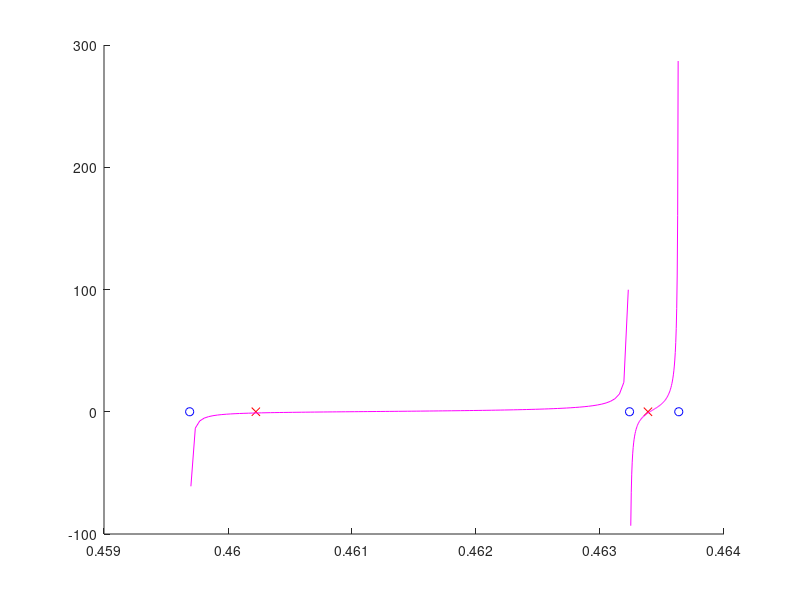

This figure's MATLAB source: (Note: this script raises an error after producing the figure.)
%% Section 2.2.1: Key Lemmas and identities
% This page contains simulations in Section 2.2.1.

%% Illustration of Lemma 2.9

clear; close all; clc; 

coeff = 2;
p = 200*coeff;
n = 500*coeff;

X = randn(p,n);

rng(828);
M = X*X'/n;
u = ones(p,1)/sqrt(p);
tau = 1;

M_plus = M + tau*(u*u');

[V_M, D_M] = eig(M);
d_M_plus = eig(M_plus);

eig_index = 100;
eig1 = D_M(eig_index,eig_index);
eig2 = D_M(eig_index+1,eig_index+1);
eig3 = D_M(eig_index+2,eig_index+2);


Tol = 1e-5;
func = @(lambda) tau*u'*( ( M - lambda*eye(p) )\u );
lambda_range_12 = linspace(eig1+Tol, eig2-Tol,100);
lambda_range_23 = linspace(eig2+Tol, eig3-Tol/2,100);


figure
hold on
p1 = plot(eig1,0,'bo');
plot(eig2,0,'bo')
plot(eig3,0,'bo')
p2 = plot(d_M_plus(eig_index),0,'rx');
plot(d_M_plus(eig_index+1),0,'rx')
p3 = plot(lambda_range_12, arrayfun(func,lambda_range_12),'m');
plot(lambda_range_23, arrayfun(func,lambda_range_23),'m')
yline(-1,'--k');
xline(eig1,'--k');
xline(eig2,'--k');
xline(eig3,'--k');

xline(d_M_plus(eig_index),'--r');
xline(d_M_plus(eig_index+1),'--r');
axis([eig1-50*Tol eig3+50*Tol -8 8])
set(gca,'xtick',[])
xlabel('Eigenvalues ($\lambda$)', 'Interpreter', 'latex')
ylabel('$\tau u^T Q_M(\lambda) u$', 'Interpreter', 'latex')
legend([p1 p2 p3], '$\lambda(M)$', '$\lambda(M+ \tau uu^T)$', '$\tau u^T Q_M(\lambda) u$', 'Interpreter', 'latex', 'FontSize', 15, 'Location','northwest')


